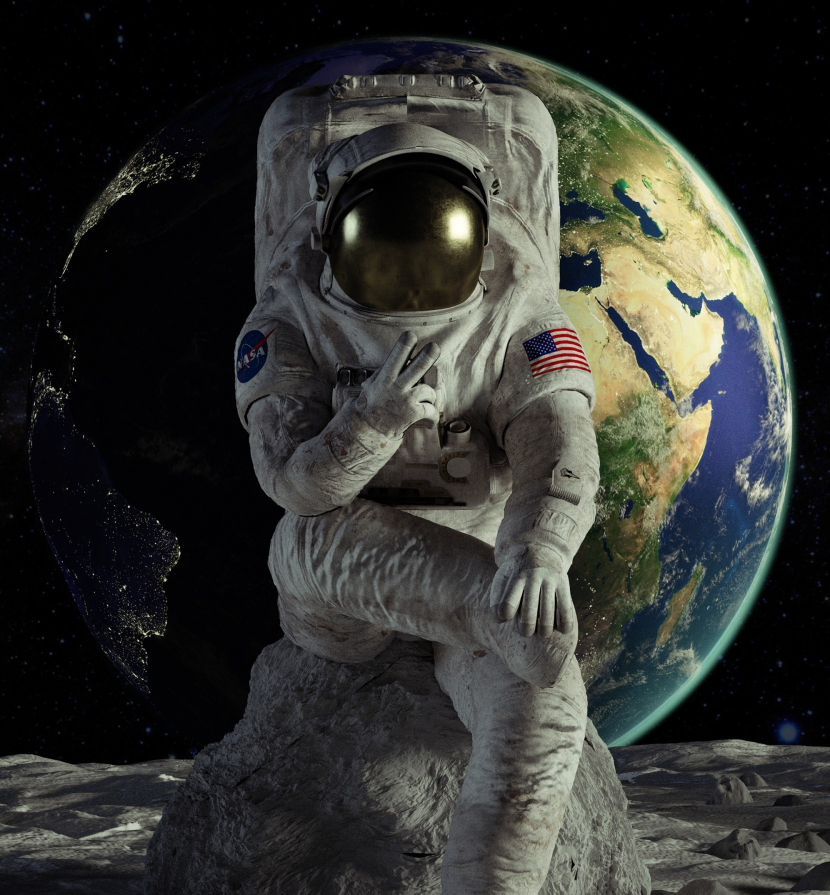
#> input picture OpenCV/astronaut.jpg, 1659 x 1789 px (shown at 1/2 size)
$ python 'Question 1_3.py'
#> lines starting #> are read from the running program, lines starting #| are printed output that depends on the picture
import cv2
img = cv2.imread("astronaut.jpg")
#> img is the input picture: shape (1789, 1659, 3); mean B, G, R 48.2, 51.8, 50.5
img = cv2.resize(img,(int(img.shape[1]/4),int(img.shape[0]/4)))
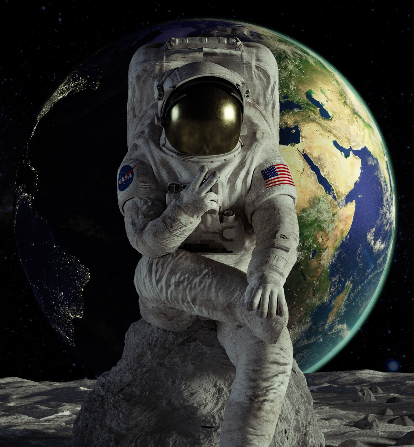
#> img: shape (447, 414, 3); mean B, G, R 48.2, 51.7, 50.5

gray = cv2.cvtColor(img,cv2.COLOR_BGR2RGB)

cv2.imshow("me",img)
cv2.waitKey(0)
cv2.destroyAllWindows()

cv2.imshow("me",gray)
cv2.waitKey(0)
cv2.destroyAllWindows()
